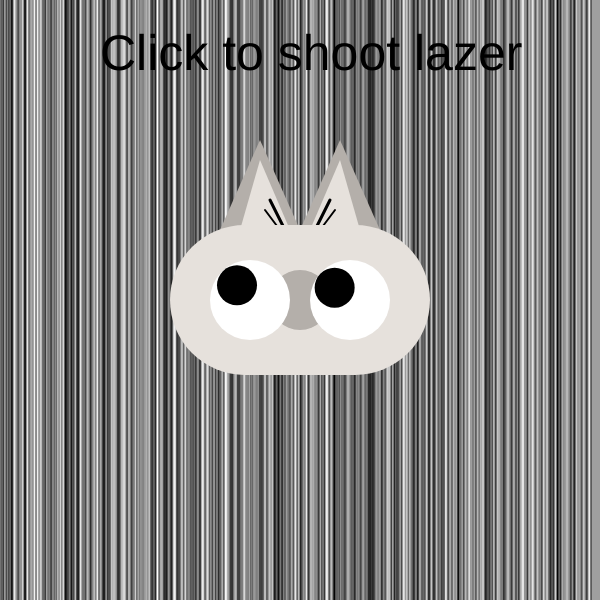
Frame 1 (no input)
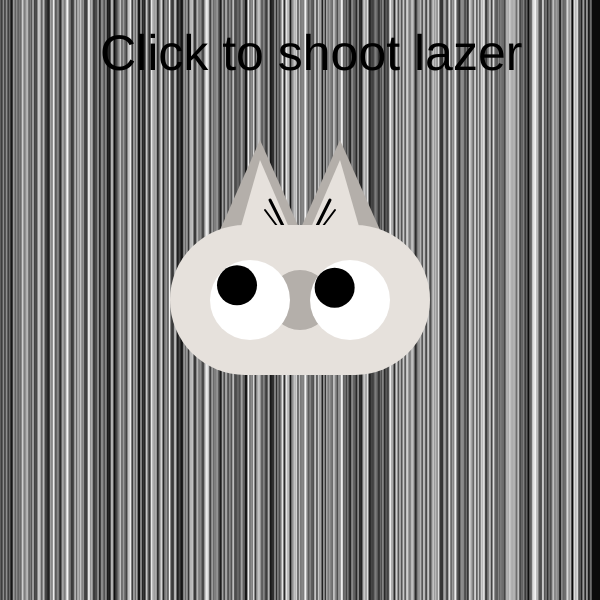
Frame 60 (no input)
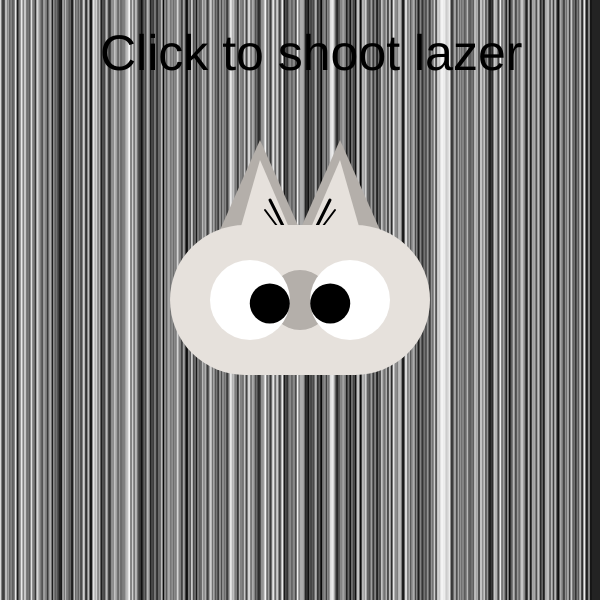
Frame 120 (the mouse pressed at the canvas centre since frame 60)

The p5.js sketch that drew these frames (run headless with seeded random() and noise() and a simulated clock; from frame 60 on, the mouse is pressed at the canvas centre):

// p5.js sketch
// ── sketch.js
//credit from hex wu for helping me with the eye tracking 
let eyeX = 250;
let eyeY = 292.5;
let eyeRadius = 40;
let pupilRadius = 20;
let maxDistance = eyeRadius - pupilRadius;//from interenet

function setup() {
  createCanvas(600, 600);
  background(255);
  rectMode(CENTER);
  strokeWeight(15);
  frameRate(24);
  
  
//   text("Click to shoot lazer",100,50)
  
}

function draw() {
  push()
  for (let i = 0; i < width; i++) {
    let r = random(255);
    fill(random(255), random(255), random(255));
    stroke(r);
    line(i, 0, i, height);
  }
  


  pop()
  textSize(50)
  text("Click to shoot lazer",100,70)
  
  push();
  // Ears
  fill(180, 175, 170);
  noStroke();
  triangle(220, 230, 260, 140, 300, 230); // Left
  triangle(300, 230, 340, 140, 380, 230); // Right
  
  fill(230, 225, 220);
  noStroke();
  triangle(240, 230, 260, 160, 290, 230); // Left ear
  triangle(310, 230, 340, 160, 360, 230); // Right ear
  
  stroke('black');
  strokeWeight(3);
  line(270, 200, 285, 230); // Left ear
  line(315, 230, 330, 200); // Right ear
  
  strokeWeight(2);
  line(265, 210, 280, 230); // Left ear
  line(320, 230, 335, 210); // Right ear
  
  // Face
  fill(230, 225, 220);
  strokeWeight(0);
  rect(300, 300, 260, 150, 150);
  
  fill(180, 175, 170);
  noStroke();
  ellipse(300, 300, 60, 60);
  pop();
  
  // Eyes
  fill("white");
  noStroke();
  circle(250, 300, 80); // Left
  circle(350, 300, 80); // Right
  
  // Eye-tracking logic//From internet
  drawEye(250, 292.5, pupilRadius); // Left eyeball
  drawEye(350, 292.5, pupilRadius); // Right eyeball
}

function drawEye(centerX, centerY, pupilRadius) {
  // Calculate the vector from the eye center to the mouse
  let direction = createVector(mouseX - centerX, mouseY - centerY);
  
  // Limit pupil movement to stay within the eye //From internet
  if (direction.mag() > maxDistance) {
    direction.setMag(maxDistance);
  }
  
  // Pupil position
  let pupilX = centerX + direction.x;
  let pupilY = centerY + direction.y + 8;
  
  // Draw pupil
  fill("black");
  noStroke();
  circle(pupilX, pupilY, pupilRadius * 2);
}


function mouseDragged(){
  fill(255,0,0);
  ellipse(mouseX,mouseY,10);
}
